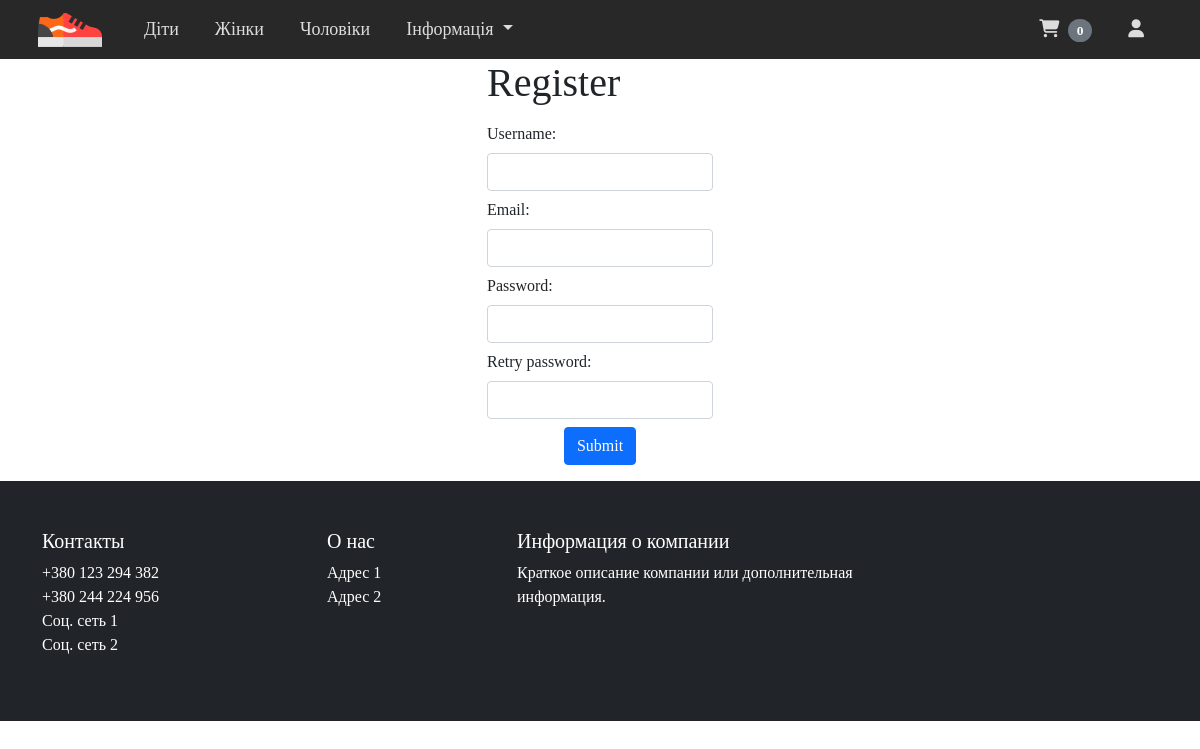
Screenshot of /register/ with the database file from the repository.
### sneakers_shop/models.py (models this page shows, shortened)
class Category(models.Model):
    name = models.CharField(max_length=100, db_index=True, verbose_name="Имя")
    slug = models.SlugField(max_length=255, unique=True, db_index=True, verbose_name="URL")
    def get_absolute_url(self):
        return reverse_lazy('show_cat', kwargs = {'cat_slug':self.slug})
    class Meta:
        verbose_name = 'Категорія'
        verbose_name_plural = 'Категорії'
        ordering = ['name', 'id']

### sneakers_shop/views.py (the view, shortened to what this page needs)
# urls.py: path('register/', RegisterUser.as_view(), name = 'register'),
class RegisterUser(DataMixin, CreateView):
    template_name = 'sneakers_shop/register.html'
    success_url = reverse_lazy('login')
    form_class = RegisterUserForm
    def get_context_data(self, *, object_list=None, **kwargs):
        context = super().get_context_data(**kwargs)
        c_def = self.get_user_context(title="Register")
        return dict(list(context.items())+list(c_def.items()))

### sneakers_shop/forms.py
class RegisterUserForm(UserCreationForm):
    username = forms.CharField(label='Username', widget=forms.TextInput(attrs={'class':"form-control"}))
    email = forms.EmailField(label='Email',widget=forms.EmailInput(attrs={'class':"form-control"}))
    password1 = forms.CharField(label='Password', widget=forms.PasswordInput(attrs={'class':"form-control"}))
    password2 = forms.CharField(label='Retry password', widget=forms.PasswordInput(attrs={'class':"form-control"}))
    class Meta:
        model = User
        fields = ('username', 'email', 'password1', 'password2')

### sneakers_shop/templatetags/sneakers_tags.py (called while the page is built)
@register.simple_tag()
def get_menu():
    return [{'title': 'Про нас', 'url_name': 'about'},
            {'title': 'Контакти', 'url_name': 'contacts'}, ]

@register.inclusion_tag('includes/paginator.html')
def show_paginator(paginator, page_obj):
    return {"paginator":paginator, 'page_obj':page_obj}

@register.inclusion_tag('includes/navbar.html')
def show_navbar(cat_selected, cats, request):
    return {"cat_selected":cat_selected, 'cats':cats, 'request': request}

### sneakers_shop/utils.py (called while the page is built)
    def get_user_context(self, **kwargs):
        context = kwargs
        cats = Category.objects.annotate(len = Count('sneakers'))
        context['cats'] = cats
        if 'cat_selected' not in  context:
            context['cat_selected'] = 0
        return context

### sneakers_shop/templates/sneakers_shop/register.html (shortened to what this page needs)
{% extends 'sneakers_shop/base.html' %}
{% load static %}
{% block content %}
<div class="d-flex justify-content-center ">
    <form method="post">
        <h1>{{title}}</h1>
        {% for f in form %}
        <div class="form-group">
            <label class="col-form-label" for="{{ f.id_for_label }}">{{ f.label }}:</label>
            {{ f }}
        </div>
        {% endfor %}
        <div class="text-center">
            <button type="submit" class="btn btn-primary mt-2">Submit</button>
        </div>
    </form>
</div>
{% endblock content %}

### sneakers_shop/templates/includes/navbar.html (shortened to what this page needs)
{% load static %}
{% load sneakers_tags %}
<nav class="navbar navbar-expand-lg sticky-top">
    <div class="container px-2 px-lg-2">
        <a class="pt-0 h-0" href="{% url 'home' %}"><img
                src="{% static 'sneakers_shop/images/logo.png' %}"/></a>
        <div class="collapse navbar-collapse " id="navbarSupportedContent">
            <ul class="navbar-nav me-auto mb-2 mb-lg-0 ms-lg-4">
                {% for d_m in cats %}
                {% if d_m.len > 0 %}
                {% if cat_selected == d_m.slug %}
                <li class="nav-item disabled bg-secondary rounded dropdown">
                    <a class="nav-link a-dark">{{d_m.name}}</a>
                    <div class="dropdown-menu dropdown-menu-navbar" aria-labelledby="navbarDropdown">
                        <ul >
                            <li><a class="dropdown-item dropdown-item-navbar" href="#">Action</a></li>
                            <li><a class="dropdown-item dropdown-item-navbar" href="#">Mega Menu Link</a></li>
                            <li><a class="dropdown-item dropdown-item-navbar" href="#">Mega Menu Link</a></li>
                            <li><a class="dropdown-item dropdown-item-navbar" href="#">Mega Menu Link</a></li>
                            <li><a class="dropdown-item dropdown-item-navbar" href="#">Mega Menu Link</a></li>
                        </ul>
                        <ul>
                            <li><a class="dropdown-item dropdown-item-navbar" href="#">Another action</a></li>
                            <li><a class="dropdown-item dropdown-item-navbar" href="#">Mega Menu Link</a></li>
                            <li><a class="dropdown-item dropdown-item-navbar" href="#">Mega Menu Link</a></li>
                            <li><a class="dropdown-item dropdown-item-navbar" href="#">Mega Menu Link</a></li>
                        </ul>
                        <ul>
                            <li><a class="dropdown-item dropdown-item-navbar" href="#">Something else here</a></li>
                            <li><a class="dropdown-item dropdown-item-navbar" href="#">Mega Menu Link</a></li>
                            <li><a class="dropdown-item dropdown-item-navbar" href="#">Mega Menu Link</a></li>
                            <li><a class="dropdown-item dropdown-item-navbar" href="#">Mega Menu Link</a></li>
                            <li><a class="dropdown-item dropdown-item-navbar" href="#">Mega Menu Link</a></li>
                        </ul>
                    </div>
                </li>
                {% else %}
                <li class="nav-item dropdown">
                    <a class="nav-link a-dark" href="{{ d_m.get_absolute_url }}" >
                        {{d_m.name}}
                    </a>
                </li>
                {% endif %}
                {% endif %}
                {% endfor %}
                <li class="nav-item dropdown">
                    <a class="nav-link dropdown-toggle a-dark" id="navbarDropdown" role="button"
                       data-bs-toggle="dropdown"
                       aria-expanded="false">
                        Інформація
                    </a>
                </li>
            </ul>
            <div class="d-none d-lg-block d-xl-block d-xxl-block ">
                <ul class="navbar-nav ms-auto mb-2 mb-lg-0 ms-lg-4">
                    <li class="nav-item">
                        <a type="button" class="a-dark nav-link btn-outline " data-bs-toggle="modal"
                                data-bs-target="#cart-modal">
                            <i class="fa-solid fa-cart-shopping"></i>
                            <span class="badge bg-secondary text-white ms-1 rounded-pill">0</span>
                        </a>
                    </li>
                    <li class="nav-item">
                        <a type="button" class="a-dark nav-link btn-outline" data-bs-toggle="modal"
                                data-bs-target="#reg-modal">
                            <i class="fa-solid fa-user"></i>
                        </a>
                    </li>
                </ul>
            </div>
        </div>
    </div>
</nav>

### sneakers_shop/static/sneakers_shop/css/styles.css (style rules this page uses)
body { min-width: 320px; height: 100%; font-family: Bahnschrift, serif !important; min-height: 100%; }
img { max-width: 100% ; height: auto; }
.nav-link { display: block; padding: 0.5rem 1rem; padding-left: 1em !important; padding-right: 1em !important; color: #dcdcdc !important; text-decoration: none; transition: color .15s ease-in-out,background-color .15s ease-in-out,border-color .15s ease-in-out; }
.navbar-nav .nav-link { transition: all 0.3s; }
.a-dark { text-decoration: none; color: black; }
.navbar { background-color: #282829; font-size: 18px; }

### rows the page displays
Category: name "Діти"
Category: name "Жінки"
Category: name "Чоловіки"

### other values shown
{{ title }} "Register"
{{ f.label }} "Username" "Email" "Password" "Retry password"
